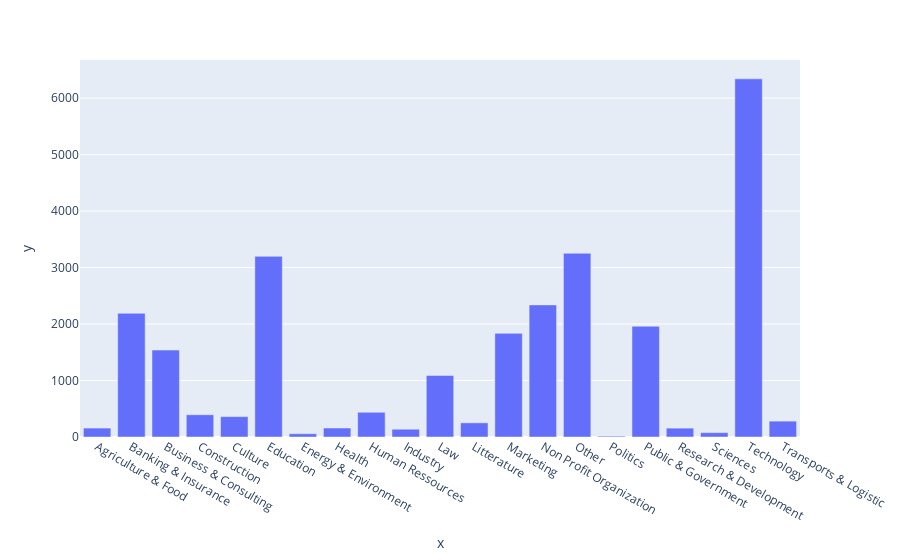

Notebook code cell kept with this figure:
### Code cell
fig = px.bar(x=df.groupby("industry cluster").count().reset_index()["industry cluster"], y=df.groupby("industry cluster").count()["timestamp"])
fig.show()

### Figure 1 — Plotly figure (JSON) as saved in the notebook; plotly's stock layout.template omitted (floating-point values rounded to 4 significant figures)
{"data": [{"alignmentgroup": "True", "hovertemplate": "x=%{x}<br>y=%{y}<extra></extra>", "legendgroup": "", "marker": {"color": "#636efa", "pattern": {"shape": ""}}, "name": "", "offsetgroup": "", "orientation": "v", "showlegend": false, "textposition": "auto", "type": "bar", "x": ["Agriculture & Food", "Banking & Insurance", "Business & Consulting", "Construction", "Culture", "Education", "Energy & Environment", "Health", "Human Ressources", "Industry", "Law", "Litterature", "Marketing", "Non Profit Organization", "Other", "Politics", "Public & Government", "Research & Development", "Sciences", "Technology", "Transports & Logistic"], "xaxis": "x", "y": [158, 2190, 1539, 394, 361, 3198, 58, 159, 438, 138, 1089, 251, 1835, 2339, 3253, 15, 1961, 157, 77, 6341, 281], "yaxis": "y"}], "layout": {"barmode": "relative", "legend": {"tracegroupgap": 0}, "margin": {"t": 60}, "xaxis": {"anchor": "y", "domain": [0, 1], "title": {"text": "x"}}, "yaxis": {"anchor": "x", "domain": [0, 1], "title": {"text": "y"}}}}
